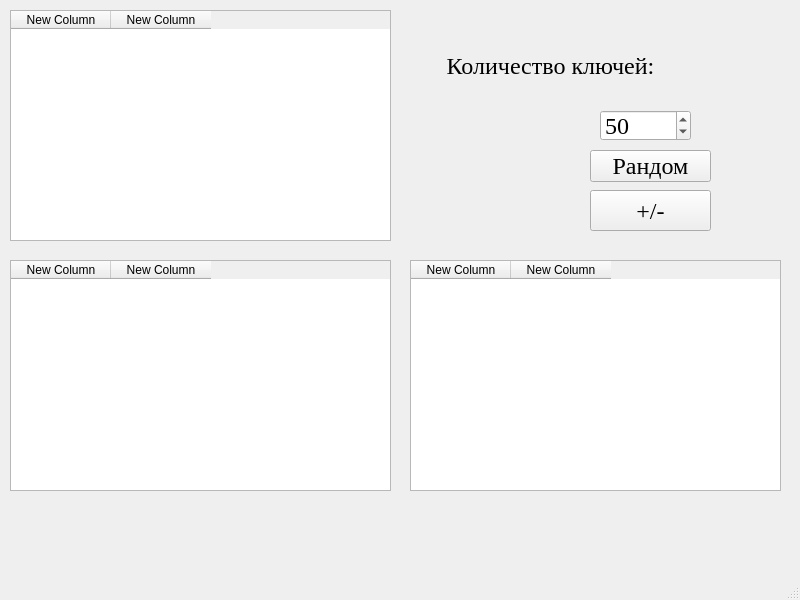
<?xml version="1.0" encoding="UTF-8"?>
<ui version="4.0">
 <class>MainWindow</class>
 <widget class="QMainWindow" name="MainWindow">
  <property name="geometry">
   <rect>
    <x>0</x>
    <y>0</y>
    <width>800</width>
    <height>600</height>
   </rect>
  </property>
  <property name="windowTitle">
   <string>MainWindow</string>
  </property>
  <widget class="QWidget" name="centralwidget">
   <widget class="QTableWidget" name="tableWidget">
    <property name="geometry">
     <rect>
      <x>10</x>
      <y>10</y>
      <width>381</width>
      <height>231</height>
     </rect>
    </property>
    <column>
     <property name="text">
      <string>New Column</string>
     </property>
    </column>
    <column>
     <property name="text">
      <string>New Column</string>
     </property>
    </column>
   </widget>
   <widget class="QTableWidget" name="tableWidget_2">
    <property name="geometry">
     <rect>
      <x>10</x>
      <y>260</y>
      <width>381</width>
      <height>231</height>
     </rect>
    </property>
    <column>
     <property name="text">
      <string>New Column</string>
     </property>
    </column>
    <column>
     <property name="text">
      <string>New Column</string>
     </property>
    </column>
   </widget>
   <widget class="QTableWidget" name="tableWidget_3">
    <property name="geometry">
     <rect>
      <x>410</x>
      <y>260</y>
      <width>371</width>
      <height>231</height>
     </rect>
    </property>
    <column>
     <property name="text">
      <string>New Column</string>
     </property>
    </column>
    <column>
     <property name="text">
      <string>New Column</string>
     </property>
    </column>
   </widget>
   <widget class="QLabel" name="label">
    <property name="geometry">
     <rect>
      <x>410</x>
      <y>40</y>
      <width>281</width>
      <height>51</height>
     </rect>
    </property>
    <property name="font">
     <font>
      <family>Times New Roman</family>
      <pointsize>18</pointsize>
     </font>
    </property>
    <property name="text">
     <string>Количество ключей:</string>
    </property>
    <property name="alignment">
     <set>Qt::AlignCenter</set>
    </property>
   </widget>
   <widget class="QSpinBox" name="spinBox_size">
    <property name="geometry">
     <rect>
      <x>600</x>
      <y>110</y>
      <width>91</width>
      <height>31</height>
     </rect>
    </property>
    <property name="font">
     <font>
      <family>Times New Roman</family>
      <pointsize>18</pointsize>
     </font>
    </property>
    <property name="minimum">
     <number>1</number>
    </property>
    <property name="value">
     <number>50</number>
    </property>
   </widget>
   <widget class="QPushButton" name="pushButton1">
    <property name="geometry">
     <rect>
      <x>590</x>
      <y>150</y>
      <width>121</width>
      <height>32</height>
     </rect>
    </property>
    <property name="font">
     <font>
      <family>Times New Roman</family>
      <pointsize>18</pointsize>
     </font>
    </property>
    <property name="text">
     <string>Рандом</string>
    </property>
   </widget>
   <widget class="QPushButton" name="pushButton_p_and_n">
    <property name="geometry">
     <rect>
      <x>590</x>
      <y>190</y>
      <width>121</width>
      <height>41</height>
     </rect>
    </property>
    <property name="font">
     <font>
      <family>Times New Roman</family>
      <pointsize>18</pointsize>
     </font>
    </property>
    <property name="text">
     <string>+/-</string>
    </property>
   </widget>
  </widget>
  <widget class="QMenuBar" name="menubar">
   <property name="geometry">
    <rect>
     <x>0</x>
     <y>0</y>
     <width>800</width>
     <height>27</height>
    </rect>
   </property>
  </widget>
  <widget class="QStatusBar" name="statusbar"/>
 </widget>
 <resources/>
 <connections/>
</ui>
